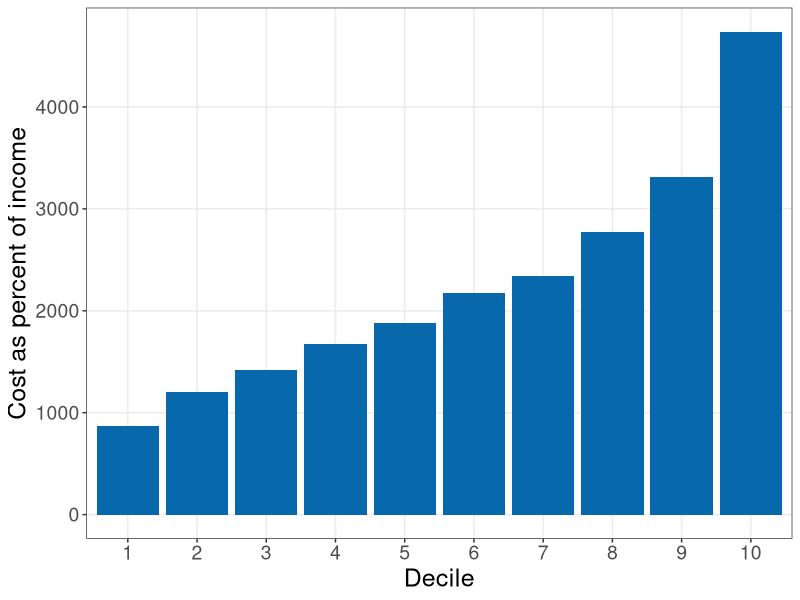
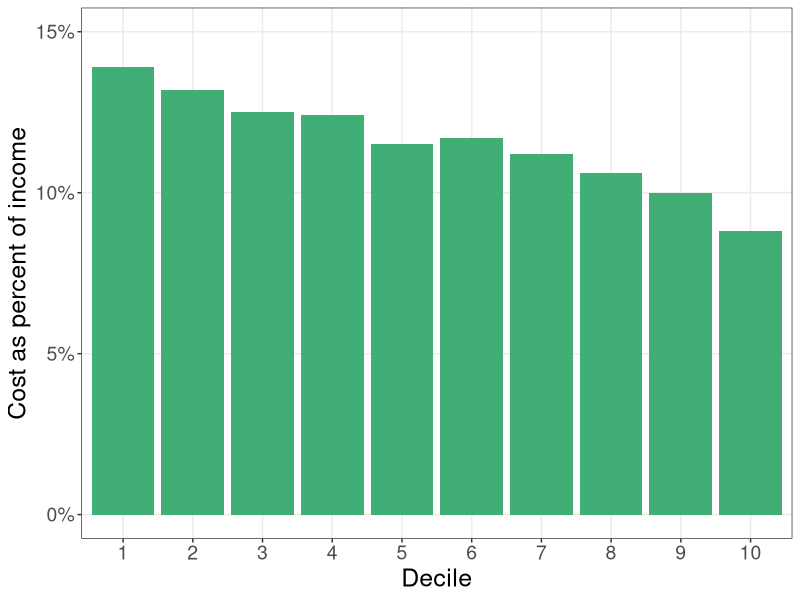

R code for these plots, in order:
library(readxl)
library(ggplot2)
library(gridExtra)

fremsted_paul <- read_excel("indmarketdemand/fremsted_paul.xlsx")

plot1 <-
  ggplot(fremsted_paul, aes(as.factor(Decile), cost_per_person)) +
  geom_bar(position = "dodge", stat = "identity", fill = "#0868ac") +
  theme_bw()  +
  labs(y = "Cost as percent of income",
       x = "Decile") +
  theme(text = element_text(size = 18),
        axis.text = element_text(size = 14),
        panel.grid.minor = element_blank())


plot2 <-
  ggplot(fremsted_paul, aes(as.factor(Decile), cost_percent_inc)) +
  geom_bar(position = "dodge", stat = "identity", fill = "#41ae76") +
  scale_y_continuous(labels = scales::percent_format(accuracy = 1), limits = c(NA, 0.15)) +
  theme_bw()  +
  labs(y = "Cost as percent of income",
       x = "Decile") +
  theme(text = element_text(size = 18),
        axis.text = element_text(size = 14),
        panel.grid.minor = element_blank())

ggsave("indmarketdemand/plot_fp_A.pdf", plot1, width = 9, height = 7)
ggsave("indmarketdemand/plot_fp_B.pdf", plot2, width = 9, height = 7)
